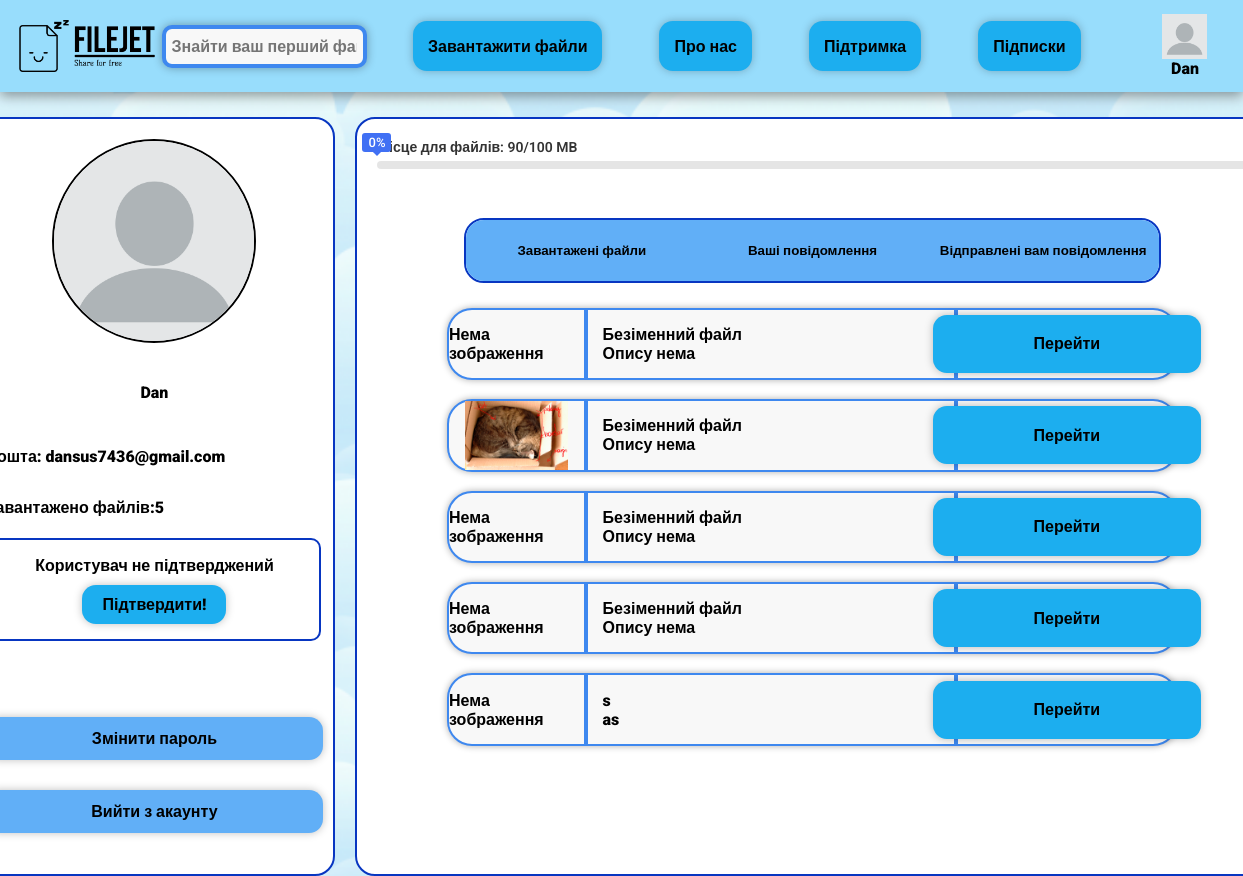
Page /profile/ (signed in) on the committed database.
### ProfileApp/models.py (models this page shows, shortened)
class Profile(models.Model):
    user = models.OneToOneField(User, on_delete=models.CASCADE)
    image = models.ImageField(upload_to='image/%Y/%m/%d', blank=True)
    total_size = models.IntegerField(default=104857600)
    used_size = models.IntegerField(default=0)
    procent_size = models.IntegerField(default=0)

### FileApp/models.py (models this page shows, shortened)
class File(models.Model):
    file_path = models.FileField(upload_to='files/%Y/%m/%d', max_length=255, null=True, blank=True)
    name = models.CharField(max_length=255, default="Безіменний файл")
    description = models.TextField(default="Опису нема")
    category = models.ForeignKey(Category, on_delete=models.CASCADE, null=True, blank=True)
    private = models.BooleanField()
    image = models.ImageField(upload_to='image/%Y/%m/%d', null=True, blank=True)
    user = models.ForeignKey(settings.AUTH_USER_MODEL, on_delete=models.CASCADE)

### ProfileApp/views.py (the view)
# urls.py: path(r'profile/', show_profile, name='profile'),
@login_required(login_url='main')
def show_profile(request):
    context = {}
    files = list(File.objects.filter(user = request.user))
    profile = Profile.objects.get(user=request.user)
    context['profile'] = profile
    context['files'] = files
    context['file_amount'] = len(files)
    return render(request, 'profile.html', context)

### MainApp/templatetags/base.py (called while the page is built)
@register.simple_tag
def give_user(request):
    if request.user.is_authenticated:
        user = request.user
        profile = Profile.objects.get(user=user)
        return profile

### ProfileApp/templates/profile.html (shortened to what this page needs)
{% extends 'base.html' %}
{% load static %}
{% block style %}<link rel="stylesheet" href="{% static 'css/profile.css' %}">{% endblock %}
{% block content %}
<div id="content">
    <div id="profile-menu">
        <div id="profile-picture">
            {% if profile.image %}
            <img class="image_account" src="{{ profile.image.url }}" alt="Нема аккаунту">
            {% else %}
            <img class="image_account" src="{% static 'images/unregistrate_user.png' %}" alt="Нема аккаунту">
            {% endif %}
        </div>
        <div id="text-info">
            <div id="name-login">
                <span>{{ profile.user.username }}</span>
            </div>
            <div id="email">
                <span>Пошта: {{ profile.user.email }}</span>
            </div>
            <div id="amount-files">
                <span>Завантажено файлів:{{ file_amount }}</span>
            </div>
            <div id="acception">
                <span>Користувач не підтверджений</span>
                <a href="{% url 'authenticate' %}" id="button-accept-email">Підтвердити!</a>
            </div>
        </div>
        <div id="profile-buttons">
            <a href="{% url 'password_change' %}"><span>Змінити пароль</span></a>
            <a href="{% url 'logout' %}"><span>Вийти з акаунту</span></a>
        </div>
    </div>
    <div id="profile-content">
        <div class="skill-box">
            <span class="title">Місце для файлів: 90/100 MB</span>
            <div class="skill-bar">
                <span class="skill-per">
                    <span class="tooltip">{{ profile.procent_size }}%</span>
                </span>
            </div>
        </div>
        <div id="buttons-menu">
            <button class="button-profile">Завантажені файли</button>
            <button class="button-profile">Ваші повідомлення</button>
            <button class="button-profile">Відправлені вам повідомлення</button>
        </div>
        <div id="files">
            {% for file in files %}
            <div class="file">
                <div class="file-image">
                    {% if file.image %}
                    <img src="{{ file.image.url }}" alt="{{ file.name }}">
                    {% else %}
                    Нема зображення
                    {% endif %}
                </div>
                <div class="file-info">
                    <span>{{ file.name }}</span>
                    <span>{{ file.description }}</span>
                </div>
                <div class="file-button">
                    <a class="button-to-file" href="{% url 'file' file.pk %}">Перейти</a>
                </div>
            </div>
            {% endfor %}
        </div>
    </div>
</div>
{% endblock %}

### MainApp/templates/base.html (shortened to what this page needs)
<html lang="en">
    {% load static %}
    {% load base %}
    {% give_user request as profile %}
<head>
    <link rel="stylesheet" href="{% static 'css/base.css' %}">
    {% block style %} {% endblock %}
</head>
<body>
    <header>
        <div id="left-header-side">
            <p><a href="{% url 'main' %}"><img class="logo" src="{% static 'images/header-logo.png' %}" alt="Логотип компанії"></a></p>
            {% if user.is_authenticated %}
            <input type="text" id="search-bar" placeholder="Знайти ваш перший файл...">
            {% endif %}
        </div>
        <div class="navigation_buttons">
            <a href="{% url 'upload_file' %}">Завантажити файли</a>
            <a href="{% url 'about_us' %}">Про нас</a>
            <a href="{% url 'documentation' %}">Підтримка</a>
            <a href="{% url 'subscription' %}">Підписки</div></a>
        <div class="no_account">
            <a href="{% url 'profile' %}">
                {% if profile.image %}
                <img class="image_account" src="{{ profile.image.url }}" alt="Нема аккаунту">
                {% else %}
                <img class="image_account" src="{% static 'images/unregistrate_user.png' %}" alt="Нема аккаунту">
                {% endif %}
                {{ profile.user.username }}
            </a>
        </div>
    </header>
    {% block content %}{% endblock %}
</body>
</html>

### MainApp/static/css/base.css (style rules this page uses)
* { padding: 0; margin: 0; font-family: 'Roboto', sans-serif; font-weight: 900; }
body { width: 100%; height: 100%; display: flex; flex-flow: column; }
a, a:hover, a:visited, a:active { color: inherit; text-decoration: none; }
header { display: flex; flex-direction: row; justify-content: space-between; align-items: center; width: 100%; height: 100px; background: #98DDFC; box-shadow: 0px 4px 12px rgba(0, 0, 0, 0.4); flex: 0 1 auto; }
#left-header-side { padding-left: 1.5%; gap: 2%; display: flex; justify-content: space-between; width: 28%; align-items: center; }
.logo { width: 136px; height: 52px; flex: none; order: 0; flex-grow: 0; }
header #search-bar { padding: 8px 6px; width: 70%; font-size:16px; background: #F8F8F8; border: 4px solid #3E88EF; box-shadow: 0px 0px 10px rgba(0, 0, 0, 0.32); border-radius: 10px; transition: 500ms ease-in-out; }
.navigation_buttons { display: flex; flex-direction: row; justify-content: center; align-items: center; padding: 0px 0px; gap: 57px; width: 720px; height: 92px; flex: none; order: 1; align-self: stretch; flex-grow: 0; }
.navigation_buttons a { display: flex; flex-direction: row; justify-content: center; align-items: center; padding: 3px 15px; height: 44px; background: #1CAEEF; box-shadow: 0px 0px 8px rgba(0, 0, 0, 0.25); border-radius: 14px; border: 0px; flex: none; order: 0; flex-grow: 0; }
.no_account { display: flex; flex-direction: column; justify-content: center; align-items: center; padding: 5px 19px; width: 78px; height: 74px; border-radius: 10px; flex: none; order: 2; flex-grow: 0; }
.no_account a { display: flex; flex-direction: column; justify-content: center; align-items: center; padding: 5px 19px; width: 78px; height: 74px; border-radius: 10px; flex: none; order: 2; flex-grow: 0; }
.image_account { box-sizing: border-box; width: 45px; height: 45px; flex: none; flex-grow: 0; width: 45px; height: 45px; font-size: 14px; font-family: 'Roboto'; font-style: normal; font-weight: 700; font-size: 14px; line-height: 150%; letter-spacing: -0.019em; color: #000000; flex: none; flex-grow: 0; }

### rows in the picture
Profile: user.username "Dan", user.email "dansus7436@gmail.com", procent_size "0"
File: image "Нема зображення", name "Безіменний файл", description "Опису нема"
File: image (picture), name "Безіменний файл", description "Опису нема"
File: image "Нема зображення", name "Безіменний файл", description "Опису нема"
File: image "Нема зображення", name "Безіменний файл", description "Опису нема"
File: image "Нема зображення", name "s", description "as"

### other values in the picture
{{ file_amount }} "5"
